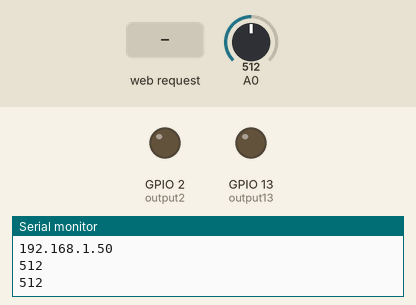
A sketch run on a simulated ESP8266 (NodeMCU). Shown: output pins drawn as LEDs (lit = HIGH), the last lines printed to the serial monitor. The test bench sets the inputs (shaded band); at power-on: A0 = 512. WiFi joins after 1.5 s; servers stay silent unless stated.

Above: at 2.7 s.
2.8 s: HTTP request GET /2/on received
At 4.3 s:
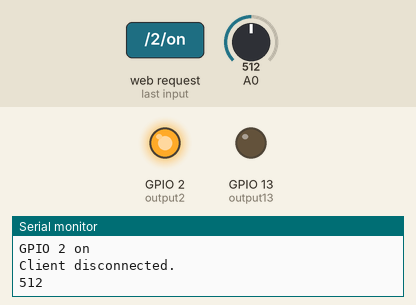
5.0 s: HTTP request GET /13/on received
At 6.2 s:
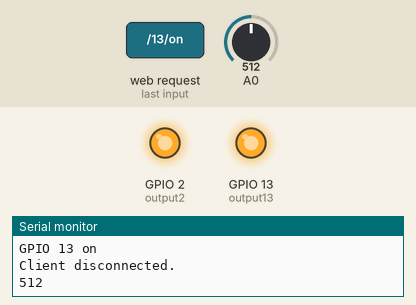
7.0 s: HTTP request GET /2/off received
At 8.1 s:
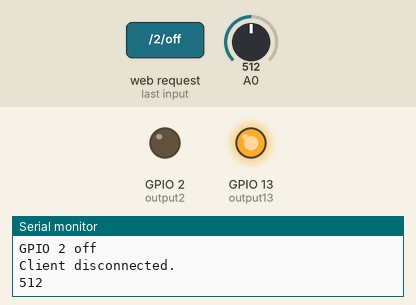
9.0 s: HTTP request GET /13/off received
At 10.0 s:
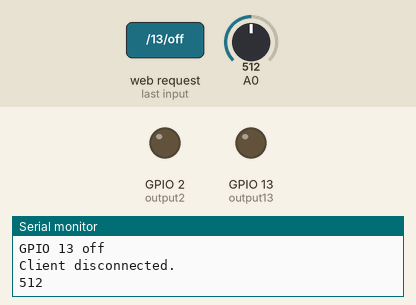
Timing chart, 0 to 12.0 s (numbered marks = the images above; inputs shaded):
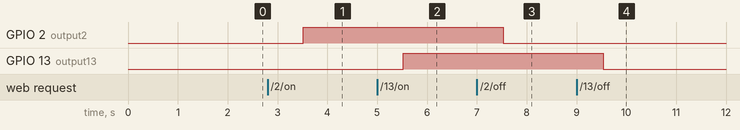

The sketch:

RISCit_Home.ino
```cpp
#include <ESP8266WiFi.h>

const char* ssid     = "wes";
const char* password = "riscit";

int BRIGHTNESS = 0;
int new_BRIGHTNESS = 0;

WiFiServer server(80);

String header;

String output2State = "off";
String output13State = "off";

const int output2 = 2;
const int output13 = 13;

unsigned long currentTime = millis();
unsigned long previousTime = 0;
const long timeoutTime = 2000;

void setup() {
  Serial.begin(115200);

  pinMode(output2, OUTPUT);
  pinMode(output13, OUTPUT);
  pinMode(12,INPUT_PULLUP);

  digitalWrite(output2, LOW);
  digitalWrite(output13, LOW);

  Serial.print("Connecting to ");
  Serial.println(ssid);
  WiFi.begin(ssid, password);
  while (WiFi.status() != WL_CONNECTED) {
    delay(500);
    Serial.print(".");
  }

  Serial.println("");
  Serial.println("WiFi connected.");
  Serial.println("IP address: ");
  Serial.println(WiFi.localIP());
  server.begin();

}

void loop() {
  static int min=100;
  static int max=600;
  int send = analogRead(A0);
  Serial.println(send);

  float calc=(100.0-100.0*(send-min)/(max-min));
  if (calc>100) calc=100;
  else if(calc<0) calc=0;
  String aml=String(calc);
  WiFiClient client = server.available();

  if (!client){
    client.readStringUntil('>');
    return;
  }

  if (client){
    Serial.println("New Client.");
    String currentLine = "";
    currentTime = millis();
    previousTime = currentTime;
    while (client.connected() && currentTime - previousTime <= timeoutTime) {
      currentTime = millis();
      if (client.available()) {
        char c = client.read();
        Serial.write(c);
        header += c;
        if (c == '\n') {
          if (currentLine.length() == 0) {
            client.println("HTTP/1.1 200 OK");
            client.println("Content-type:text/html");
            client.println("Connection: close");
            client.println();

            if(header.indexOf("slider")>=0){
              int index=header.indexOf("=");
              String value = header.substring(index+1, header.length());
              int pwm_val= value.toInt();
              new_BRIGHTNESS=pwm_val;
              analogWrite(0,pwm_val);
            }

            if (header.indexOf("GET /2/on") >= 0) {
              Serial.println("GPIO 2 on");
              output2State = "on";
              digitalWrite(output2, HIGH);
            } else if (header.indexOf("GET /2/off") >= 0) {
              Serial.println("GPIO 2 off");
              output2State = "off";
              digitalWrite(output2, LOW);
            } else if (header.indexOf("GET /13/on") >= 0) {
              Serial.println("GPIO 13 on");
              output13State = "on";
              digitalWrite(output13, HIGH);
            } else if (header.indexOf("GET /13/off") >= 0) {
              Serial.println("GPIO 13 off");
              output13State = "off";
              digitalWrite(output13, LOW);
            }

            client.println("<!DOCTYPE html><html>");
            client.println("<head><meta name=\"viewport\" content=\"width=device-width, initial-scale=1\">");
            client.println("<link rel=\"icon\" href=\"data:,\">");
            client.println("<style>html { font-family: Helvetica; display: inline-block; margin: 0px auto; text-align: center;}");
            client.println(".button { background-color: #195B6A; border: none; color: white; padding: 5px 20px;");
            client.println("text-decoration: none; font-size: 30px; margin: 2px; cursor: pointer;}");
            client.println(".button2 {background-color: #77878A;}</style></head>");

            client.println("<body><h1>RISCit home</h1>");

            if (output2State=="off") {
              client.println("<p><a href=\"/2/on\"><button class=\"button\">SOBA 1 ON</button></a></p>");
            } else {
              client.println("<p><a href=\"/2/off\"><button class=\"button button2\">SOBA 1 OFF</button></a></p>");
            }

            if (output13State=="off") {
              client.println("<p><a href=\"/13/on\"><button class=\"button\">SOBA 2 ON</button></a></p>");
            } else {
              client.println("<p><a href=\"/13/off\"><button class=\"button button2\">SOBA 2 OFF</button></a></p>");
            }
            client.println("</body></html>");


            String sResponse = "</p>";
            sResponse += "<form action=\"\" >";
            sResponse += "<BR>Osvjetljenje SOBA 3 : &nbsp;&nbsp";
            sResponse += round(new_BRIGHTNESS / 2.5);
            sResponse += " %";
            sResponse += "<BR>";
            sResponse += "<input style=\"width:200px; height:50px\" type=\"range\" name=\"=slider\" id=\"cmd\" value=\"";
            sResponse += BRIGHTNESS;
            sResponse += "\" min=0 max=250 step=5 onchange=\"showValue(points)\" />";
            sResponse += "<BR><BR>";
            sResponse += "<input type=\"submit\">";
            sResponse += "</form>";
            sResponse += "<p>";

            client.println(sResponse);

            client.println("<p> Osvjetljenje SOBA 4 :</p>");
            client.println("<h1>" + aml + "%</h1>");
            client.println("<p><a href=\"/\"><button class=\"button\">Osvjezi</button></a></p>");
            client.println();
            break;
          } else {
            currentLine = "";
          }
        } else if (c != '\r') {
          currentLine += c;
        }
      }
    }
    header = "";
    client.stop();
    Serial.println("Client disconnected.");
    Serial.println("");
  }
}
```

Measured:
- after the input at 2.8 s, GPIO 2 (output2): LOW → HIGH after 0.71 s
- after the input at 5.0 s, GPIO 13 (output13): LOW → HIGH after 0.52 s
- after the input at 7.0 s, GPIO 2 (output2): HIGH → LOW after 0.53 s
- after the input at 9.0 s, GPIO 13 (output13): HIGH → LOW after 0.54 s
